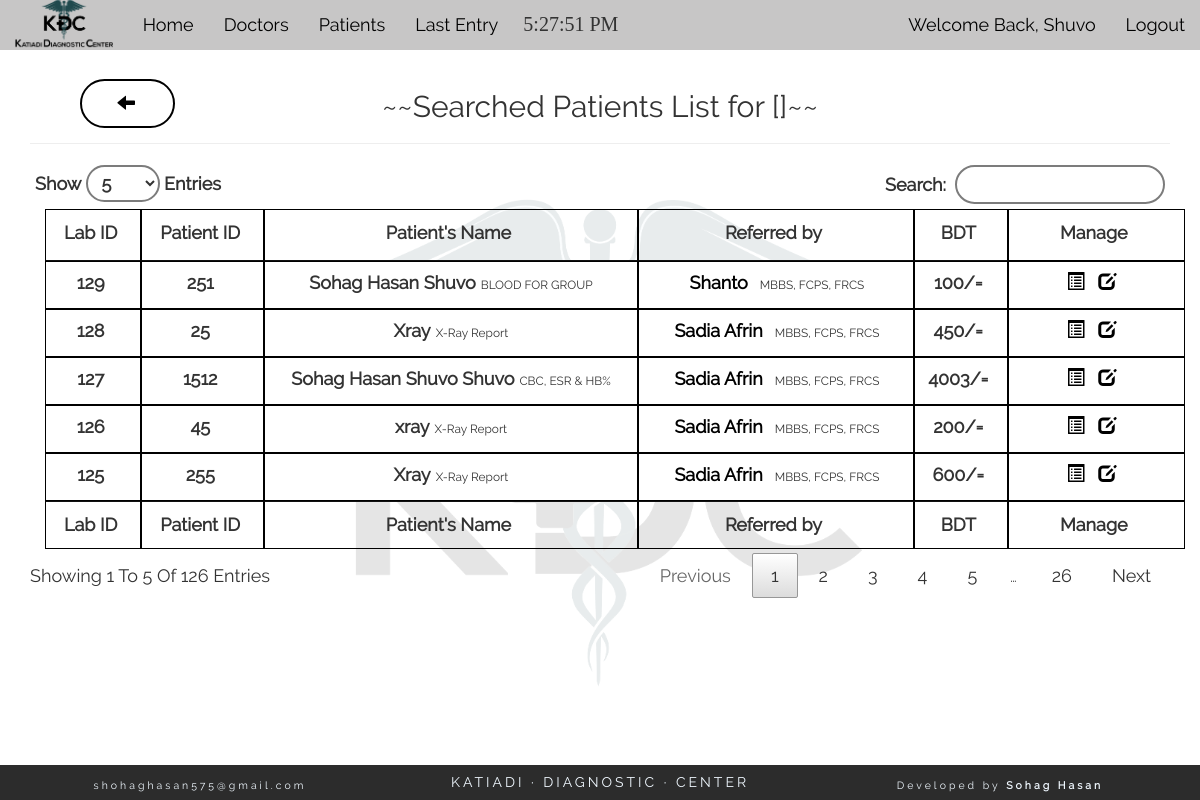
The app's page /search_pat.php (signed in), older data.
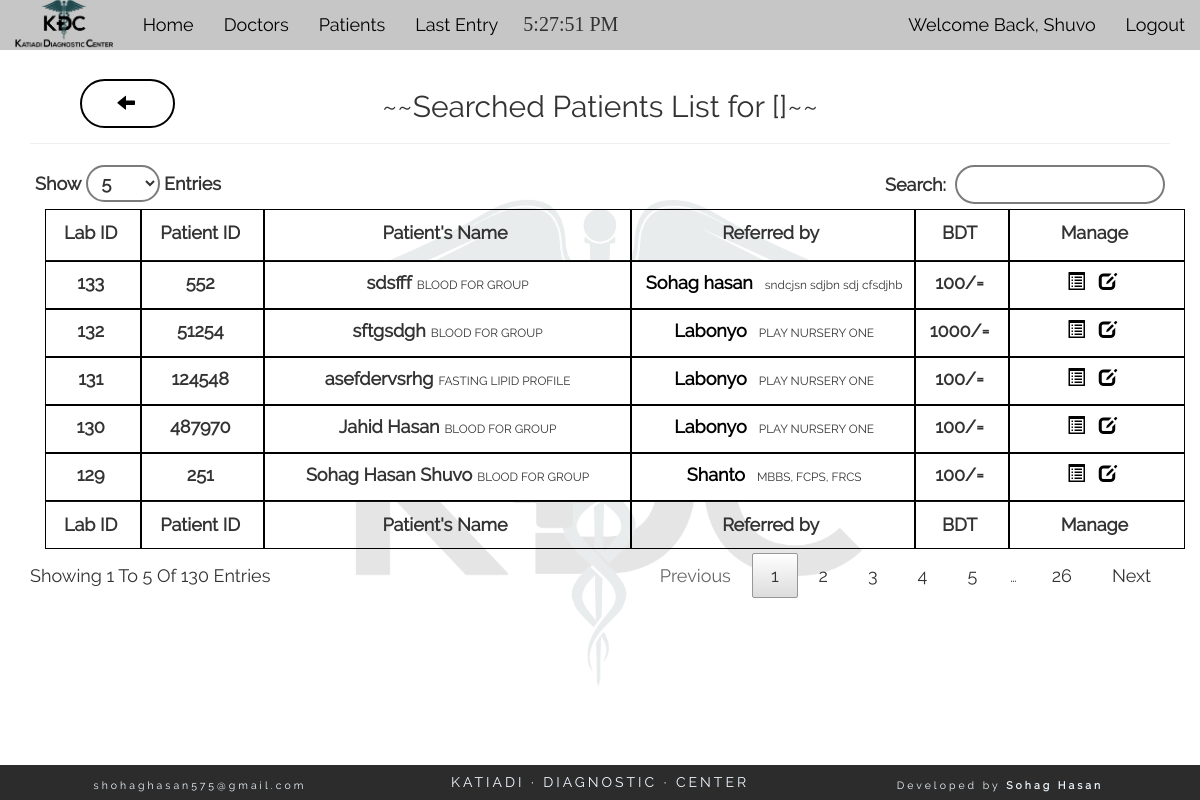
The same page, newer data.
### tables this page shows
CREATE TABLE "patient" (
	`lab_id`	INTEGER NOT NULL PRIMARY KEY AUTOINCREMENT,
	`p_id`	int(11) NOT NULL,
	`p_datetime`	datetime NOT NULL,
	`p_name`	varchar(200) NOT NULL,
	`p_age`	int(11) NOT NULL,
	`sex`	varchar(10) NOT NULL,
	`doctor_id`	int(11) NOT NULL,
	`specimen1`	varchar(50) NOT NULL,
	`specimen2`	varchar(50) NOT NULL,
	`specimen3`	varchar(50) NOT NULL,
	`status`	int(1) NOT NULL,
	`pat_amount`	INTEGER,
	`doc_amount`	INTEGER,
	`whenadded`	TEXT
);

CREATE TABLE "tast_code" (
	`t_code`	varchar(50) NOT NULL,
	`t_name`	varchar(200) NOT NULL,
	PRIMARY KEY(`t_code`)
);

CREATE TABLE "doctor" (
	`doctor_id`	INTEGER NOT NULL PRIMARY KEY AUTOINCREMENT,
	`d_name`	varchar(200) NOT NULL,
	`age`	int(11) NOT NULL,
	`sex`	varchar(15) NOT NULL,
	`degree`	varchar(200) NOT NULL,
	`status`	int(1) NOT NULL
);

### search_pat.php (the view, shortened to what this page needs)
<?php
	if(isset($_SESSION['username'])){
	require('config.php');
	$search=$_GET['search'];
	$sel= "SELECT * FROM patient WHERE p_datetime LIKE('%$search%') OR lab_id LIKE('%$search%') OR p_id LIKE('%$search%') OR p_name LIKE('%$search%') ORDER BY lab_id DESC";
	$res= $db -> query($sel);
?>
<section class="container-fluid text-center">
	<div class="col-md-12" style="position: relative;">
	<h2 class="title text-center">~~Searched Patients List for &#91;<?php echo $search; ?>&#93;~~</h2>
	<hr><div class="col-md-12">
			<a title="Back" class="back_button" href="javascript: history.go(-1)"><span class="glyphicon glyphicon-arrow-left" aria-hidden="true"></span></a>
		</div>
		<table id="datatable" class="container-fluid" cellspacing="0">
        <thead>
            <tr class="row">
                <th class="col-md-1 text-center textone b_1"><div><label for="">Lab ID</label></div></th>
                <th class="col-md-1 text-center textone b_1"><div><label for="">Patient ID</label></div></th>
                <th class="col-md-4 text-center b_1"><div><label for="">Patient's Name</label></div></th>
                <th class="col-md-3 text-center b_1"><div><label for="">Referred by</label></div></th>
                <th class="col-md-1 text-center b_1 textone"><div><label for="">BDT</label></div></th>
                <th class="col-md-2 text-center b_1 textone"><div><label for="">Manage</label></div></th>
            </tr>
        </thead>
		<tfoot>
            <tr class="row">
                <th class="col-md-1 text-center bb_1 textone b_1"><label for="">Lab ID</label></th>
                <th class="col-md-1 text-center bb_1 textone b_1"><label for="">Patient ID</label></th>
                <th class="col-md-4 text-center bb_1 b_1"><label for="">Patient's Name</label></th>
                <th class="col-md-3 text-center bb_1 b_1"><label for="">Referred by</label></th>
                <th class="col-md-1 text-center bb_1 b_1 textone"><label for="">BDT</label></th>
                <th class="col-md-2 text-center bb_1 b_1 textone"><label for="">Manage</label></th>
            </tr>
        </tfoot>
		<tbody>
		<?php while($data=$res->fetchArray(SQLITE3_ASSOC)){ ?>
            <tr class="row hover">
                <td class="col-md-1 textone bb_1 b_1"><label for=""><?php echo $data['lab_id']; ?></label></td>
                <td class="col-md-1 bb_1 b_1"><label for=""><?php echo $data['p_id']; ?></label></td>
                <td class="col-md-4 bb_1 textone b_1"><label for=""><?php echo $data['p_name']; ?></label><small><?php
					$idp = $data['lab_id'];
					$selp= "SELECT * FROM patient WHERE lab_id='$idp'";
					$resp= $db-> query($selp);
					$datap= $resp-> fetchArray(SQLITE3_ASSOC);
					$specimen1= $datap['specimen1'];
					$specimen2= $datap['specimen2'];
					$specimen3= $datap['specimen3'];
					$test_code_sel= "SELECT * FROM tast_code WHERE t_code='$specimen1' OR t_code='$specimen2' OR t_code='$specimen3'" ;
					$test_code_qry= $db-> query($test_code_sel);
					$i=0;
					while($test_name= $test_code_qry -> fetchArray(SQLITE3_ASSOC)){
						if($i==1){
							echo ', ';
						}elseif($i==2){
							echo ' & ';
						}
						echo $test_name['t_name'];
						$i++;
					}
						  ?></small></td>
                <td class="col-md-3 bb_1 textone b_1"><label for="">
                <?php
				$kdcdoc= $data['doctor_id'];
				$d_sel= "SELECT * FROM doctor WHERE doctor_id=$kdcdoc";
				$d_res= $db->query($d_sel);
				$d_data=$d_res->fetchArray(SQLITE3_ASSOC);
				?>
               <a title="View Doctor" id="detail" class="manag" href="doc_details.php?d=<?php echo $d_data['doctor_id']; ?>" ><?php echo $d_data['d_name']; ?></a></label><small><?php echo $d_data['degree']; ?></small>
               </td>
				<td class="col-md-1 bb_1 b_1 textone"><label for=""><?php if($data['pat_amount']>0){ echo $data['pat_amount'].'/=';}else{ echo 'Free'; } ?></label></td>
                <td class="col-md-2 bb_1 b_1 textone"><label for="">
                	<a title="View Details" class="manag" href="pat_details.php?p=<?php echo $data['lab_id']; ?>"><span id="detail" class="glyphicon glyphicon-list-alt" aria-hidden="true"></span></a>
                	<a title="Edit" class="manag"  href="pat_edit.php?p=<?php echo $data['lab_id']; ?>"><span id="edit" class="glyphicon glyphicon-edit" aria-hidden="true"></span></a>
                </label></td>
            </tr>
		 <?php } ?>
		 </tbody>
		</table>
</div>
</section>
	<?php get_footer();
		}else{
		header('location: login.php');
			} ?>

Row changes from the older to the newer data that the page shows:
no longer on this page (row edited): patient: lab_id "128", p "25", p_name "Xray", doctor.d_name "Sadia Afrin", doctor.degree "MBBS, FCPS, FRCS", pat_amount "450"
no longer on this page (row unchanged): tast_code: t_name "X-Ray Report"
no longer on this page (row unchanged): patient: lab_id "127", p "1512", p_name "Sohag Hasan Shuvo Shuvo", doctor.d_name "Sadia Afrin", doctor.degree "MBBS, FCPS, FRCS", pat_amount "4003"
no longer on this page (row unchanged): tast_code: t_name "CBC", shown under "127"
no longer on this page (row unchanged): tast_code: t_name "ESR", shown under "127"
no longer on this page (row unchanged): tast_code: t_name "HB%", shown under "127"
no longer on this page (row unchanged): patient: lab_id "126", p "45", p_name "xray", doctor.d_name "Sadia Afrin", doctor.degree "MBBS, FCPS, FRCS", pat_amount "200"
no longer on this page (row unchanged): patient: lab_id "125", p "255", p_name "Xray", doctor.d_name "Sadia Afrin", doctor.degree "MBBS, FCPS, FRCS", pat_amount "600"
added patient: lab_id "133", p "552", p_name "sdsfff", doctor.d_name "Sohag hasan", doctor.degree "sndcjsn sdjbn sdj cfsdjhb", pat_amount "100", tast_code (t_name "BLOOD FOR GROUP")
added patient: lab_id "132", p "51254", p_name "sftgsdgh", doctor.d_name "Labonyo", doctor.degree "PLAY NURSERY ONE", pat_amount "1000", tast_code (t_name "BLOOD FOR GROUP")
added patient: lab_id "131", p "124548", p_name "asefdervsrhg", doctor.d_name "Labonyo", doctor.degree "PLAY NURSERY ONE", pat_amount "100"
now on this page (row unchanged): tast_code: t_name "FASTING LIPID PROFILE", shown under "131"
added patient: lab_id "130", p "487970", p_name "Jahid Hasan", doctor.d_name "Labonyo", doctor.degree "PLAY NURSERY ONE", pat_amount "100", tast_code (t_name "BLOOD FOR GROUP")
Text that changed along with them:
text written by a page script: "Show Entries Search: Showing 1 To 5 Of 126 Entries Previous 1 2 3 4 5 … 26 Next" → "Show Entries Search: Showing 1 To 5 Of 130 Entries Previous 1 2 3 4 5 … 26 Next"
